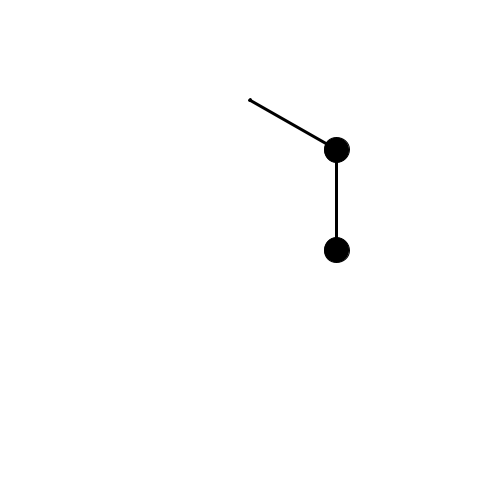
Frame 1 (no input)
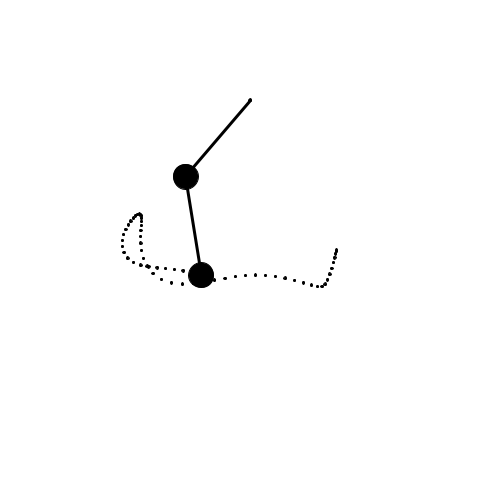
Frame 60 (the mouse pressed at the canvas centre just before this capture)
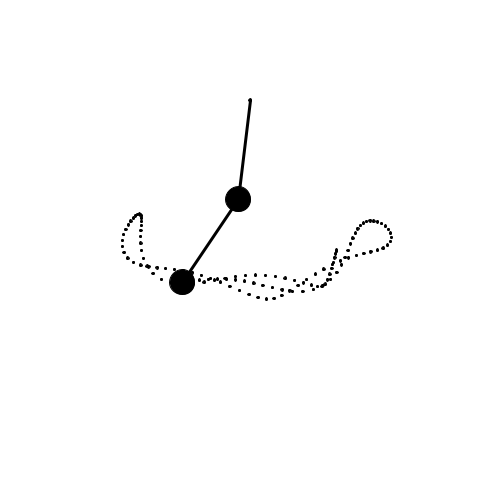
Frame 120 (the mouse held since frame 60 and released just before this capture)

The Processing sketch that drew these frames (run headless with seeded random() and noise(); from frame 60 on, the mouse is pressed at the canvas centre):

// Processing sketch: Double_Pendulum
// ── Double_Pendulum.pde
float o1, o2, l1, l2;
Pendulum dp;
void setup()
{
  size(500, 500);
  o1 = PI / 3;
  o2 = 0;
  l1 = 100;
  l2 = 100;
  dp = new Pendulum();
  dp.create(o1, o2, l1, l2);
}

void draw()
{
  background(255);
  dp.show();
  dp.move();
  println();
}

// ── Pendulum.pde
class Pendulum
{
  float l1, l2, o1, o2, o1v, o2v, o1a, o2a, x1, y1, x2, y2, m1, m2, g;
  ArrayList<PVector> history = new ArrayList<PVector>();


  void create(float o1, float o2, float l1, float l2)
  {

    this.l1 = l1;
    this.l2 = l2;
    this.o1 = o1;
    this.o2 = o2;
    m1 = 40;
    m2 = 50;
    g = 1;
  }

  void show()
  { 
    PVector v = new PVector(x2, y2);
    history.add(v);

    x1 = l1 * sin(o1);
    y1 = -l1 * cos(o1);
    x2 = x1 + l2 * sin(o2);
    y2 = y1 - l2 * cos(o2);     
    

    
    translate(width / 2, 100);
    strokeWeight(3);
    line(0, 0, x1, -y1);
    strokeWeight(1);
    fill(0);
    ellipse(x1, -y1, 25, 25);
    strokeWeight(3);
    line(x1, -y1, x2, -y2);
    strokeWeight(1);
    ellipse(x2, -y2, 25, 25);

    for (int i = 0; i < history.size(); i++)
    {
      PVector current = history.get(i);
      ellipse(current.x, -current.y, 2.5, 2.5);
    }
  }

  void move()
  {
    accelerationC();
    o1v += o1a;
    o2v += o2a;
    o1 += o1v;
    o2 += o2v;
  }

  void accelerationC()
  {
    float num1 = -g * (2 * m1 + m2) * sin(o1);
    float num2 = -m2 * g * sin(o1 - 2 * o2);
    float num3 = -2 * sin(o1 - o2) * m2;
    float num4 = ((o2v * o2v) * l2 + (o1v * o1v) * l1 * cos(o1 - o2));
    float den = l1 * (2 * m1 + m2 - m2 * cos(2 * o1 - 2 * o2));
    o1a = (num1 + num2 + num3 + num4) / den;


    num1 =  2 * sin(o1 - o2);
    num2 = (o1v * o1v) * l1 * (m1 + m2);
    num3 = g * (m1 + m2) * cos(o1);
    num4 = (o2v * o2v) * l2 * m2 * cos(o1 - o2);
    den = l2 * (2 * m1 + m2 - m2 * cos(2 * o1 - 2 * o2));
    o2a = (num1 * (num2 + num3 + num4)) / den;
  }
}
